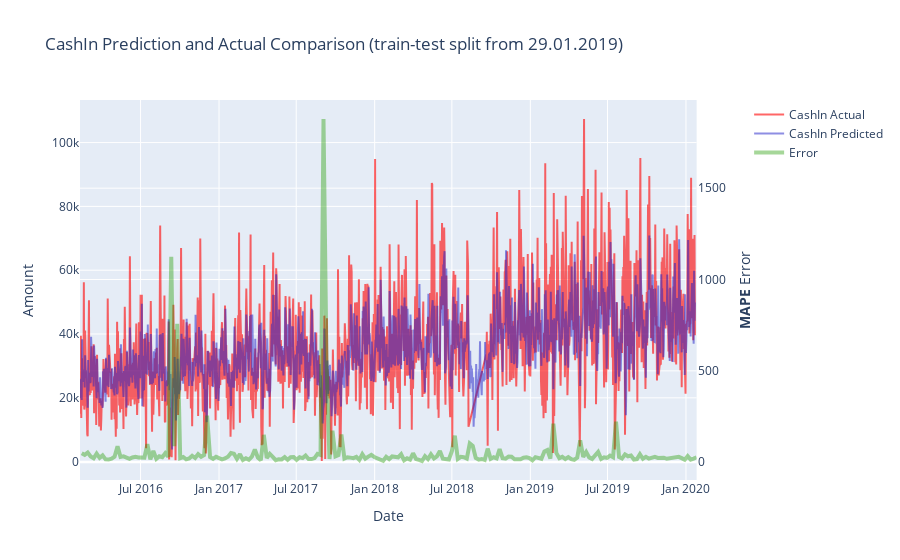

The notebook cell this image was saved under:
### Code cell
ATM_ID = 33821
atm_feature_set = all_atms_feature_set[all_atms_feature_set['AtmId'] == ATM_ID]
draw_model_error(cb, atm_feature_set[all_features], atm_feature_set['CashIn'], split_from=X_train.index[-1])

### Figure 1 — Plotly figure (JSON) as saved in the notebook; plotly's stock layout.template omitted (floating-point values rounded to 4 significant figures; data arrays with more than 128 entries replaced by an {"elided": "..."} marker saying what was removed)
{"data": [{"line": {"color": "rgba(255,0,0,0.6)"}, "name": "CashIn Actual", "type": "scatter", "x": {"elided": "1443 str values"}, "xaxis": "x", "y": {"elided": "1443 float values"}, "yaxis": "y"}, {"line": {"color": "rgba(30,30,200,0.5)"}, "name": "CashIn Predicted", "type": "scatter", "x": {"elided": "1443 str values"}, "xaxis": "x", "y": {"elided": "1443 float values"}, "yaxis": "y"}, {"line": {"color": "rgba(34, 155, 0, 0.4)", "width": 4}, "name": "Error", "type": "scatter", "x": {"elided": "207 str values"}, "xaxis": "x", "y": {"elided": "207 float values"}, "yaxis": "y2"}], "layout": {"title": {"text": "CashIn Prediction and Actual Comparison (train-test split from 29.01.2019)"}, "xaxis": {"anchor": "y", "domain": [0, 0.94], "title": {"text": "Date"}}, "yaxis": {"anchor": "x", "domain": [0, 1], "title": {"text": "Amount"}}, "yaxis2": {"anchor": "x", "overlaying": "y", "side": "right", "title": {"text": "<b>MAPE</b> Error"}}}}
